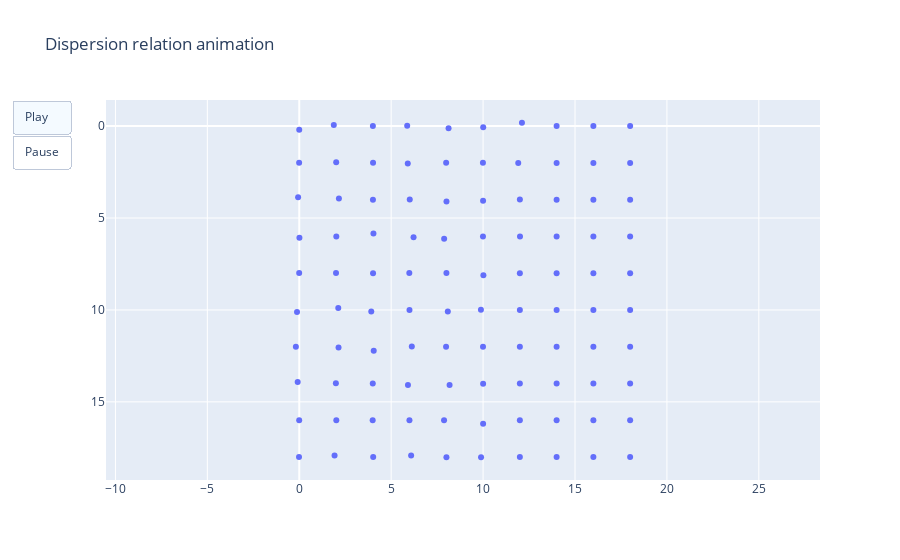

The code cell stored with this chart in its notebook:
### Markdown cell above
# Animation

### Code cell
import numpy as np
import plotly.graph_objects as go

# N=10 -78
mode = 20
w = ws[mode] 

grid_cell_size = 2

grid = np.array([[[grid_cell_size * i, grid_cell_size * j] for i in range(N)] for j in range(N)], dtype=np.complex128)

# Print infos
print("Angular frequency: ", w)

# Parameters for animation
fps = 30 # /s
animation_length = 10 # s

dgrid = np.zeros(grid.shape, dtype=np.complex128)

for mx in range(N):
    for my in range(N):
        dgrid[my, mx] = evecs[mode].dot(np.kron(d.ket(mx, my), np.eye(2)))
#         dgrid[my, mx] = evecs[mode].dot(np.kron(np.eye(2), d.ket(mx, my)))
        



# Construct frames
frames = []
for t in range(int(animation_length * fps)):
    dt = t / fps
    dphase = dt * w * 2 * np.pi
    current_grid = grid + dgrid * np.exp(1.j * dphase)
    x = current_grid[:, :, 0].flatten()
    y = current_grid[:, :, 1].flatten()
    frames.append(go.Frame(data=[go.Scatter(x=x.real, y=y.real, mode='markers')]))

# Figure components
start_button = dict(
        label="Play",
        method="animate",
        args=[
            None, 
            {
                "frame":{"duration": 1000 / fps, "redraw": False},
                "fromcurrent": True, 
                "transition": {"duration": 100}
            }])
pause_button = dict(
        label="Pause",
        method="animate",
        args=[
            [None], 
            {
                "frame": {"duration": 0, "redraw": False},
                "mode": "immediate",
                "transition": {"duration": 0}
            }])

# Plot
fig = go.Figure(
    data=frames[0].data,
    layout=go.Layout(
        title="Dispersion relation animation",
        yaxis=dict(scaleanchor="x", scaleratio=1, autorange='reversed'),
        updatemenus=[
            dict(
                type="buttons",
                buttons=[start_button, pause_button
            ])
        ]
    ),
    frames=frames[1:])
fig.show()

### Figure 1 — Plotly figure (JSON) as saved in the notebook; plotly's stock layout.template omitted (floating-point values rounded to 4 significant figures)
{"data": [{"mode": "markers", "type": "scatter", "x": [-0.0008647, 1.878, 4.006, 5.871, 8.122, 10.01, 12.11, 14, 16, 18, -0.007084, 2.009, 4.013, 5.903, 7.991, 9.991, 11.91, 14, 16, 18, -0.06316, 2.157, 4.008, 6.011, 8.008, 10.0, 12.0, 14, 16, 18, 0.009122, 2.015, 4.036, 6.217, 7.882, 9.994, 12.01, 14, 16, 18, -0.004669, 2.0, 4.013, 5.987, 8.006, 10.02, 12, 14, 16, 18, -0.1215, 2.123, 3.918, 5.997, 8.08, 9.883, 12, 14, 16, 18, -0.1852, 2.137, 4.05, 6.122, 7.986, 9.996, 12, 14, 16, 18, -0.08521, 1.992, 3.999, 5.913, 8.178, 10.0, 12, 14, 16, 18, -0.003635, 2.016, 3.993, 5.994, 7.877, 10.0, 12, 14, 16, 18, -0.01378, 1.92, 4.022, 6.086, 8.006, 9.889, 12, 14, 16, 18], "y": [0.1913, -0.05888, -0.003391, -0.02652, 0.1164, 0.06465, -0.183, 0, 0, 0, 1.997, 1.969, 1.997, 2.038, 1.998, 1.99, 2.004, 2, 2, 2, 3.869, 3.939, 4.01, 3.987, 4.095, 4.065, 3.993, 4, 4, 4, 6.068, 5.999, 5.846, 6.041, 6.121, 6.001, 6.009, 6, 6, 6, 7.995, 7.995, 8.002, 7.986, 7.995, 8.11, 8, 8, 8, 8, 10.11, 9.889, 10.08, 10.01, 10.09, 9.991, 10, 10, 10, 10, 12.0, 12.04, 12.22, 11.99, 12.0, 12.0, 12, 12, 12, 12, 13.92, 13.99, 14.0, 14.09, 14.09, 14.01, 14, 14, 14, 14, 16.0, 16.0, 16.0, 16.0, 16.0, 16.19, 16, 16, 16, 16, 18.0, 17.92, 18.0, 17.91, 18.01, 18.01, 18, 18, 18, 18]}], "layout": {"title": {"text": "Dispersion relation animation"}, "updatemenus": [{"buttons": [{"args": [null, {"frame": {"duration": 33.33, "redraw": false}, "fromcurrent": true, "transition": {"duration": 100}}], "label": "Play", "method": "animate"}, {"args": [[null], {"frame": {"duration": 0, "redraw": false}, "mode": "immediate", "transition": {"duration": 0}}], "label": "Pause", "method": "animate"}], "type": "buttons"}], "yaxis": {"autorange": "reversed", "scaleanchor": "x", "scaleratio": 1}}}
